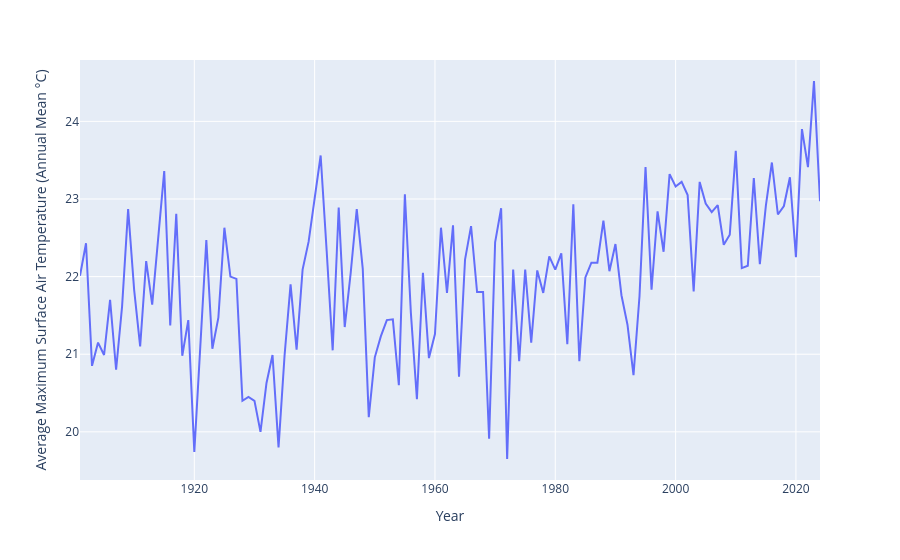

The notebook cell saved with this chart:
### Code cell
line = px.line(data1, x = 'Year', y='Average Maximum Surface Air Temperature (Annual Mean °C)')
line.show()
